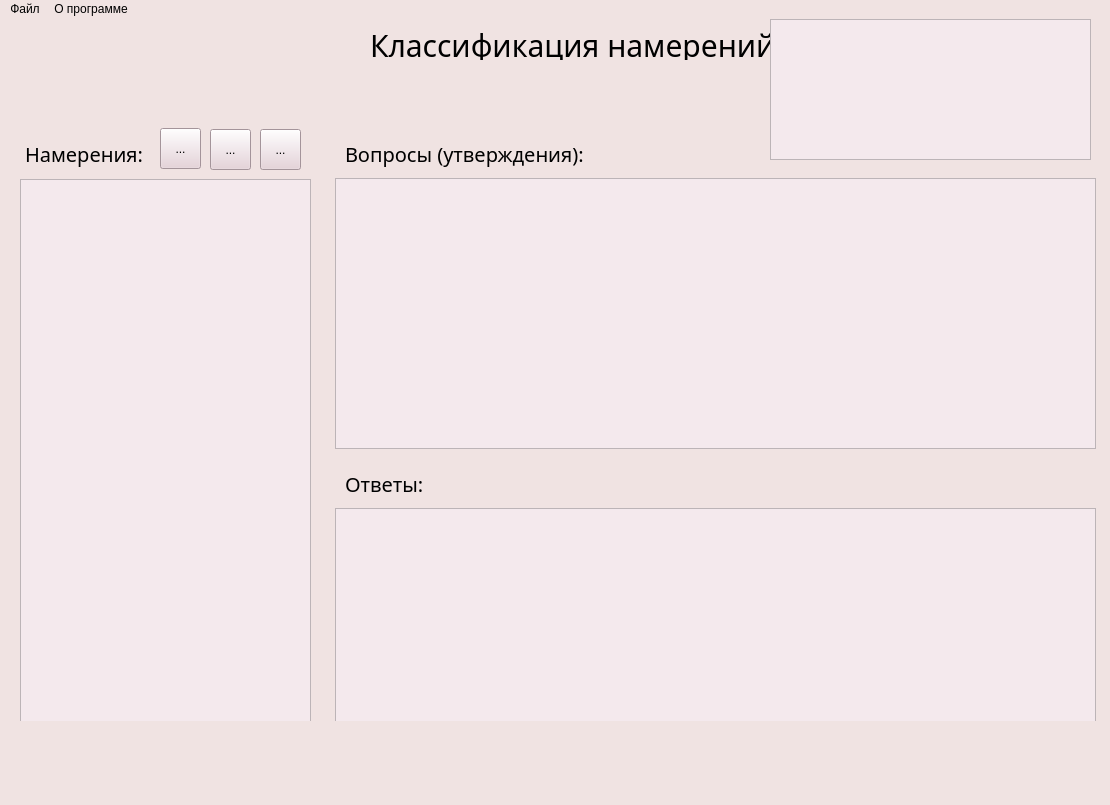
<?xml version="1.0" encoding="UTF-8"?>
<ui version="4.0">
 <class>MainWindow</class>
 <widget class="QMainWindow" name="MainWindow">
  <property name="geometry">
   <rect>
    <x>0</x>
    <y>0</y>
    <width>1110</width>
    <height>805</height>
   </rect>
  </property>
  <property name="windowTitle">
   <string>MainWindow</string>
  </property>
  <property name="styleSheet">
   <string notr="true">background-color:#F0E3E2;</string>
  </property>
  <property name="locale">
   <locale language="Russian" country="Russia"/>
  </property>
  <widget class="QWidget" name="centralwidget">
   <property name="minimumSize">
    <size>
     <width>1110</width>
     <height>702</height>
    </size>
   </property>
   <property name="maximumSize">
    <size>
     <width>1110</width>
     <height>702</height>
    </size>
   </property>
   <widget class="QTextEdit" name="text_questions">
    <property name="geometry">
     <rect>
      <x>335</x>
      <y>159</y>
      <width>761</width>
      <height>271</height>
     </rect>
    </property>
    <property name="cursor" stdset="0">
     <cursorShape>IBeamCursor</cursorShape>
    </property>
    <property name="styleSheet">
     <string notr="true">background-color: #F4E9ED;
font-family: Lemonade;
font-size:18px;</string>
    </property>
   </widget>
   <widget class="QTextEdit" name="text_answers">
    <property name="geometry">
     <rect>
      <x>335</x>
      <y>489</y>
      <width>761</width>
      <height>271</height>
     </rect>
    </property>
    <property name="cursor" stdset="0">
     <cursorShape>IBeamCursor</cursorShape>
    </property>
    <property name="styleSheet">
     <string notr="true">background-color: #F4E9ED;
font-family: Lemonade;
font-size:18px;</string>
    </property>
   </widget>
   <widget class="QLabel" name="main_name">
    <property name="geometry">
     <rect>
      <x>370</x>
      <y>10</y>
      <width>411</width>
      <height>31</height>
     </rect>
    </property>
    <property name="font">
     <font>
      <family>Lemonade</family>
      <pointsize>-1</pointsize>
     </font>
    </property>
    <property name="styleSheet">
     <string notr="true">font-family: Lemonade;
font-size: 30px;</string>
    </property>
    <property name="text">
     <string>Классификация намерений</string>
    </property>
   </widget>
   <widget class="QLabel" name="intents">
    <property name="geometry">
     <rect>
      <x>25</x>
      <y>119</y>
      <width>181</width>
      <height>31</height>
     </rect>
    </property>
    <property name="font">
     <font>
      <family>Lemonade</family>
      <pointsize>-1</pointsize>
     </font>
    </property>
    <property name="styleSheet">
     <string notr="true">font-family: Lemonade;
font-size:20px;</string>
    </property>
    <property name="text">
     <string>Намерения:</string>
    </property>
   </widget>
   <widget class="QLabel" name="questions">
    <property name="geometry">
     <rect>
      <x>345</x>
      <y>119</y>
      <width>291</width>
      <height>31</height>
     </rect>
    </property>
    <property name="font">
     <font>
      <family>Lemonade</family>
      <pointsize>-1</pointsize>
     </font>
    </property>
    <property name="styleSheet">
     <string notr="true">font-family: Lemonade;
font-size:20px;</string>
    </property>
    <property name="text">
     <string>Вопросы (утверждения):</string>
    </property>
   </widget>
   <widget class="QLabel" name="anwers">
    <property name="geometry">
     <rect>
      <x>345</x>
      <y>449</y>
      <width>291</width>
      <height>31</height>
     </rect>
    </property>
    <property name="font">
     <font>
      <family>Lemonade</family>
      <pointsize>-1</pointsize>
     </font>
    </property>
    <property name="styleSheet">
     <string notr="true">font-family: Lemonade;
font-size:20px;</string>
    </property>
    <property name="text">
     <string>Ответы:</string>
    </property>
   </widget>
   <widget class="QListWidget" name="list_intents">
    <property name="geometry">
     <rect>
      <x>20</x>
      <y>160</y>
      <width>291</width>
      <height>601</height>
     </rect>
    </property>
    <property name="cursor" stdset="0">
     <cursorShape>PointingHandCursor</cursorShape>
    </property>
    <property name="styleSheet">
     <string notr="true">background-color: #F4E9ED;
font-family: Lemonade;
font-size:18px;</string>
    </property>
   </widget>
   <widget class="QToolButton" name="button_add">
    <property name="geometry">
     <rect>
      <x>160</x>
      <y>109</y>
      <width>41</width>
      <height>41</height>
     </rect>
    </property>
    <property name="autoFillBackground">
     <bool>false</bool>
    </property>
    <property name="styleSheet">
     <string notr="true">background-color: #E6CFD7;</string>
    </property>
    <property name="text">
     <string>...</string>
    </property>
    <property name="icon">
     <iconset>
      <normalon>picture/Add.png</normalon>
     </iconset>
    </property>
   </widget>
   <widget class="QToolButton" name="button_delete">
    <property name="geometry">
     <rect>
      <x>210</x>
      <y>110</y>
      <width>41</width>
      <height>41</height>
     </rect>
    </property>
    <property name="autoFillBackground">
     <bool>false</bool>
    </property>
    <property name="styleSheet">
     <string notr="true">background-color: #E6CFD7;</string>
    </property>
    <property name="text">
     <string>...</string>
    </property>
    <property name="icon">
     <iconset>
      <normalon>picture/Delete.png</normalon>
     </iconset>
    </property>
   </widget>
   <widget class="QToolButton" name="button_edit">
    <property name="geometry">
     <rect>
      <x>260</x>
      <y>110</y>
      <width>41</width>
      <height>41</height>
     </rect>
    </property>
    <property name="autoFillBackground">
     <bool>false</bool>
    </property>
    <property name="styleSheet">
     <string notr="true">background-color: #E6CFD7;</string>
    </property>
    <property name="text">
     <string>...</string>
    </property>
    <property name="icon">
     <iconset>
      <normaloff>picture/Edit.png</normaloff>picture/Edit.png</iconset>
    </property>
   </widget>
   <widget class="QTableWidget" name="info_data">
    <property name="geometry">
     <rect>
      <x>770</x>
      <y>0</y>
      <width>321</width>
      <height>141</height>
     </rect>
    </property>
    <property name="minimumSize">
     <size>
      <width>321</width>
      <height>141</height>
     </size>
    </property>
    <property name="maximumSize">
     <size>
      <width>321</width>
      <height>141</height>
     </size>
    </property>
    <property name="styleSheet">
     <string notr="true">background-color: #F4E9ED;
font-family: Lemonade;
font-size:18px;</string>
    </property>
   </widget>
  </widget>
  <widget class="QMenuBar" name="menu_app">
   <property name="geometry">
    <rect>
     <x>0</x>
     <y>0</y>
     <width>1110</width>
     <height>21</height>
    </rect>
   </property>
   <widget class="QMenu" name="menu">
    <property name="title">
     <string>Файл</string>
    </property>
   </widget>
   <widget class="QMenu" name="menu_2">
    <property name="title">
     <string>О программе</string>
    </property>
   </widget>
   <addaction name="menu"/>
   <addaction name="menu_2"/>
  </widget>
  <widget class="QStatusBar" name="statusbar"/>
 </widget>
 <resources/>
 <connections/>
</ui>
